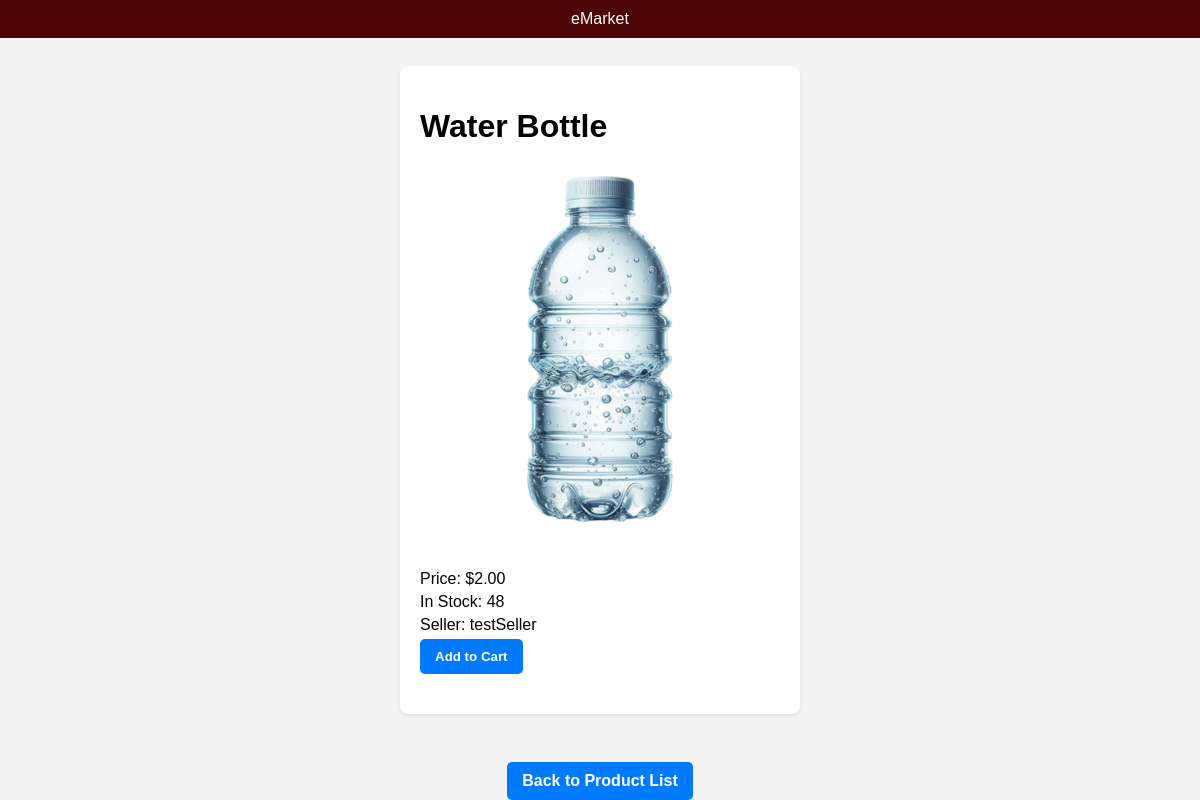
The page /product_detail/2/ on the database its author committed.
### app/models.py (models this page shows, shortened)
class Product(models.Model):
    name = models.CharField(max_length=100)
    price = models.DecimalField(decimal_places=2, max_digits=10,default=0, validators=[MinValueValidator(0, message='Please enter a valid price.')],) # type: ignore
    description = models.CharField(max_length=250, default="")
    stock = models.PositiveIntegerField(default=1)
    date_created = models.DateTimeField(null=True,auto_now_add=True)
    seller = models.ForeignKey(User, on_delete=models.CASCADE, null=True, limit_choices_to={'user_type': 'seller'}, related_name='products')
    image = models.ImageField(default="default.jpeg", upload_to="media/", blank=True)

class User(AbstractUser):
    USER_TYPE_CHOICES = (
        ('admin', 'Admin'),
        ('buyer', 'Buyer'),
        ('seller', 'Seller'),
    )
    user_type = models.CharField(max_length=10, choices=USER_TYPE_CHOICES)
    pending = models.BooleanField(default=True)

### app/views.py (the view)
# urls.py: path('product_detail/<int:product_id>/', views.product_detail, name='product_detail'),
def product_detail(request, product_id):
    product = Product.objects.get(id=product_id)
    return render(request, 'app/product_detail.html', {'product': product})

### app/templates/app/product_detail.html (shortened to what this page needs)
<!DOCTYPE html>
<html lang="en">
<head>
    {% load static %}
    <link rel="stylesheet" href="{% static 'app/product_details.css' %}">
</head>
<body>
    <header>
        <div class="project-name">eMarket</div>
    </header>
    <main>
        <div class="product-detail">
            <div class="product-info">
                <h1>{{ product.name }}</h1>
                <img src="{{ product.image.url }}">
                <p>Price: ${{ product.price }}</p>
                <p>In Stock: {{ product.stock }}</p>
                <p>Seller: {{ product.seller.username }}</p>
                <form action="{% url 'add_to_cart' product.id %}" method="post">
                    <button type="submit">Add to Cart</button>
                </form>
            </div>
        </div>
    </main>
    <footer>
        <a href="{% url 'product_list' %}" class="button">Back to Product List</a>
    </footer>
</body>
</html>

### static/app/product_details.css (style rules this page uses)
html, body { height: 100%; margin: 0; padding: 0; background-color: #f4f4f4; max-width: 100vw; }
body { display: flex; flex-direction: column; justify-content: center; align-items: center; font-family: Arial, sans-serif; }
header { background: #4d0404; color: white; padding: 10px 20px; text-align: center; width: 100%; }
main { display: flex; flex: 1; justify-content: center; align-items: center; width: 100%; }
.product-detail { background: white; padding: 20px; border-radius: 8px; box-shadow: 0 2px 5px rgba(0, 0, 0, 0.1); max-width: 90vw; max-height: 90vh; overflow: auto; margin: auto; }
.product-info { margin-bottom: 20px; }
p { margin: 5px 0; }
button, .button { background-color: #007BFF; color: white; border: none; padding: 10px 15px; border-radius: 5px; cursor: pointer; text-decoration: none; display: inline-block; font-weight: bold; text-align: center; transition: background-color 0.3s; }
footer { text-align: center; margin-top: 20px; }
footer a { text-decoration: none; color: #007BFF; }
img { max-width: 100%; max-height: 50vh; width: auto; height: auto; margin-bottom: 20px; }

### rows shown on the page
Product: name "Water Bottle", image (picture), price "2.00", stock "48", seller.username "testSeller"
